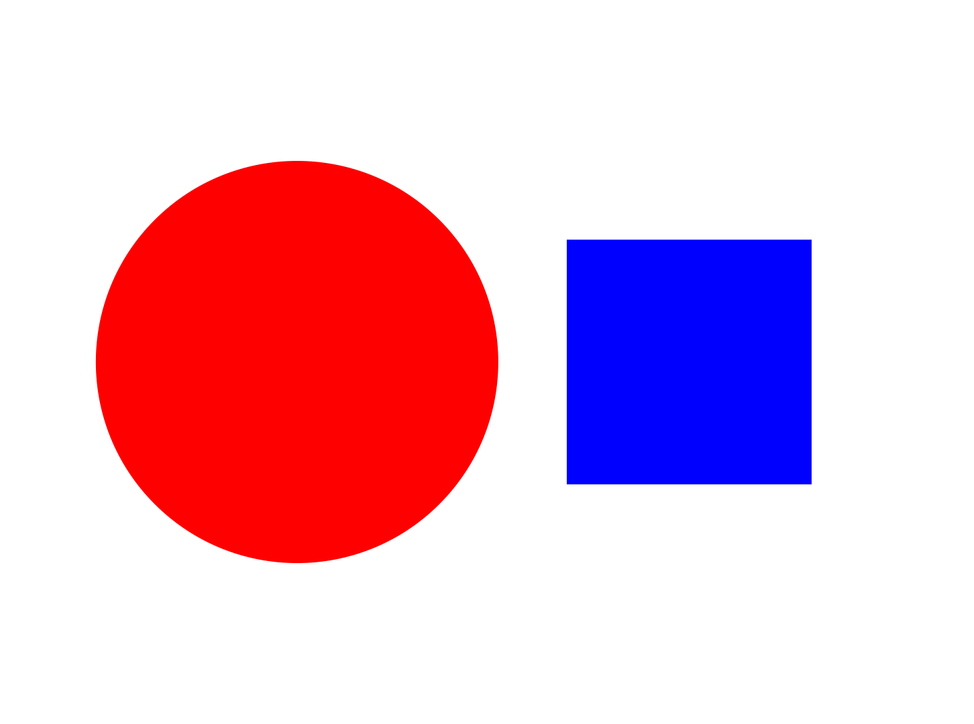
#> input picture Task_1A/Task_1A_Part1/Samples/Sample1.png, 974 x 724 px, shrunk from 1452 x 1080 before the run, found by its file name; its folder holds only this picture in this run
$ python TASK1A.py
#> lines starting #> are read from the running program, lines starting #| are printed output that depends on the picture; after the words box and inside, x2 and y2 are one past the last pixel; in counts of white or black regions, pixels touching at a corner belong together


'''
*****************************************************************************************
*
*        		===============================================
*           		Nirikshak Bot (NB) Theme (eYRC 2020-21)
*        		===============================================
*
*  This script is to implement Task 1A - Part 1 of Nirikshak Bot (NB) Theme (eYRC 2020-21).
*
*  This software is made available on an "AS IS WHERE IS BASIS".
*  Licensee/end user indemnifies and will keep e-Yantra indemnified from
*  any and all claim(s) that emanate from the use of the Software or
*  breach of the terms of this agreement.
*
*  e-Yantra - An MHRD project under National Mission on Education using ICT (NMEICT)
*
*****************************************************************************************
'''

# Team ID:			[1631]
# Author List:		[ Anushree Sabnis ]
# Filename:			task_1a_part1.py
# Functions:		scan_image
# 					[ Comma separated list of functions in this file ]
# Global variables:	shapes
# 					[ List of global variables defined in this file ]


####################### IMPORT MODULES #######################
## You are not allowed to make any changes in this section. ##
## You have to implement this task with the three available ##
## modules for this task (numpy, opencv, os)                ##
##############################################################
import cv2
import numpy as np
import os
##############################################################


# Global variable for details of shapes found in image and will be put in this dictionary, returned from scan_image function
shapes = {}
shapespure = []


################# ADD UTILITY FUNCTIONS HERE #################
## You can define any utility functions for your code.      ##
## Please add proper comments to ensure that your code is   ##
## readable and easy to understand.                         ##
##############################################################


##############################################################


def scan_image(img_file_path):


    """
    Purpose:
    ---
    this function takes file path of an image as an argument and returns dictionary
    containing details of colored (non-white) shapes in that image
    Input Arguments:
    ---
    `img_file_path` :		[ str ]
        file path of image
    Returns:
    ---
    `shapes` :              [ dictionary ]
        details of colored (non-white) shapes present in image at img_file_path
        { 'Shape' : ['color', Area, cX, cY] }

    Example call:
    ---
    shapes = scan_image(img_file_path)
    """
#> called with img_file_path = 'Samples/Sample1.png'

    global shapes

    ##############	ADD YOUR CODE HERE	##############

    shapes = {}
    img = cv2.imread(img_file_path)
#> img is the input picture: shape (724, 974, 3); mean B, G, R 209, 187.3, 233.3
    img_gray = cv2.cvtColor(img,cv2.COLOR_BGR2GRAY)
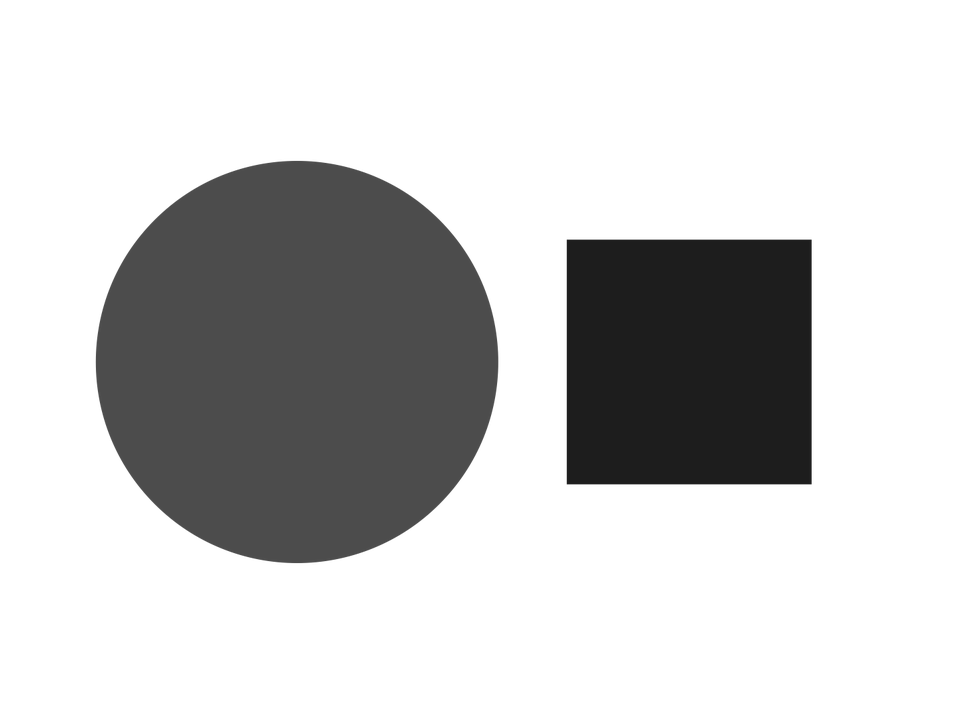
#> img_gray: shape (724, 974); min 29, max 255, mean 203.5
    #ret, thresh2 = cv2.threshold(img_gray,127,255,0,cv2.THRESH_BINARY_INV)
    thresh = cv2.Canny(img_gray,80,160)
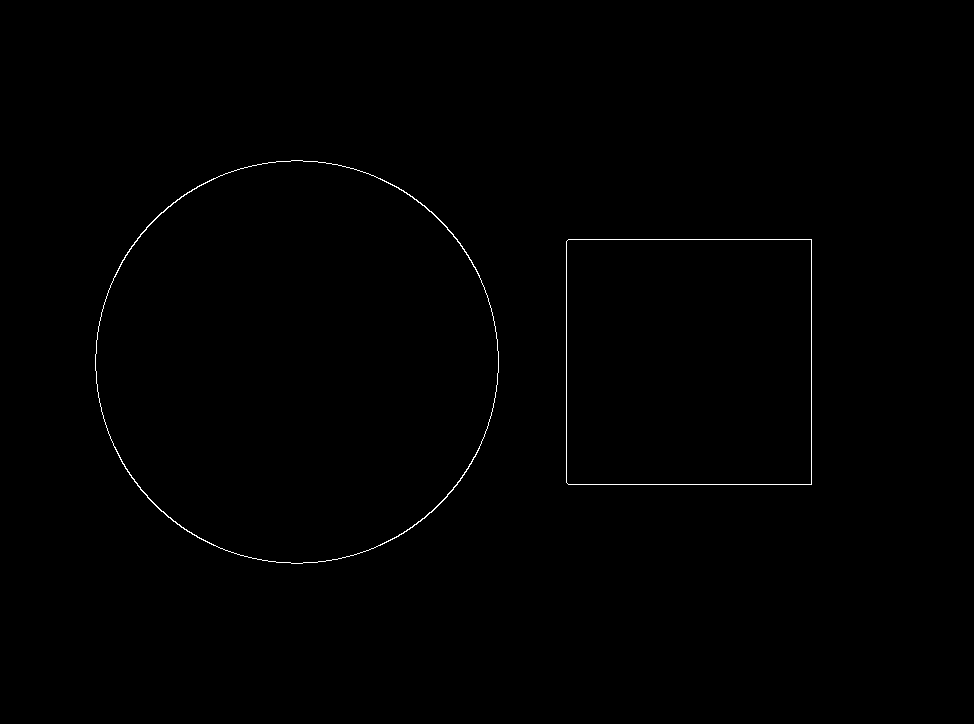
#> thresh: shape (724, 974); 0.35% white in thin lines or dots, all inside (x1, y1, x2, y2) = (95, 160, 812, 564)
    contours, hierarchy = cv2.findContours(thresh,cv2.RETR_EXTERNAL,cv2.CHAIN_APPROX_SIMPLE)
#> contours = 2 contours; box (x1, y1, x2, y2) and area: (95, 160, 499, 564) 127337, (566, 239, 812, 485) 60021
    contours = sorted(contours, key=cv2.contourArea, reverse=True)
    font = cv2.FONT_HERSHEY_COMPLEX
    for cnt in contours:
        approx = cv2.approxPolyDP(cnt,0.01*cv2.arcLength(cnt,True),True)
        cv2.drawContours(img,[approx],0,(0),5)
        x = approx.ravel()[0]
        y = approx.ravel()[1]
        M = cv2.moments(cnt)
        cx = int(M["m10"]/M["m00"])
        cy = int(M["m01"]/M["m00"])
        area = cv2.contourArea(cnt)
        (b,g,r) = img[cy,cx]
        if b>g and b>r:
            color = "blue"
        elif g>b and g>r:
            color = "green"
        elif r>b and r>g:
            color = "red"
        else:
            color = "none"
        if len(approx)==3:
            shapes["Triangle"] = [color,area,cx,cy]


        elif len(approx)==4:
            #cv2.putText(test_img_2_gray,"Rectangle",(x,y),font,1,(0))
            #print("quad")
            (a,b,c,d) = cv2.boundingRect(approx)
            #print(a,b,c,d)
            ar = c/float(d)
            print(ar)
            if ar>0.95 and ar<1.05:
                shapespure.append("Square")
                shapes["Square"]=[color,area,cx,cy]

                #cv2.putText(quad_img_gray,"Square",(x,y),font,0.5,(0))
            elif ar>1.5 and ar<2:
                shapespure.append("Rhombus")
                shapes["Rhombus"]=[color,area,cx,cy]
                #print("rhomb")
                #cv2.putText(quad_img_gray,"Rhombus",(x,y),font,0.5,(0))
            elif ar>1.05 and ar<1.5:
                shapespure.append("Rectangle")
                shapes["Rectangle"]=[color,area,cx,cy]
                #print("rect")tas
                #cv2.putText(test_img_2_gray,"Rectangle",(x,y),font,1,(0))
            elif ar>1.4 and ar<1.5:
                shapespure.append("Trapezium")
                shapes["Trapezium"]=[color,area,cx,cy]
                #print("trap")
                #cv2.putText(test_img_2_gray,"trap",(x,y),font,1,(0))
            elif ar>2 and ar<3:
                shapespure.append("Parallelogram")
                shapes["Parallelogram"]=[color,area,cx,cy]
                #print("Parallelogram")
                #cv2.putText(test_img_2_gray,"Parallelogram",(x,y),font,1,(0))
        elif len(approx)==5:
            shapespure.append("Pentagon")
            shapes["Pentagon"]=[color,area,cx,cy]
        elif len(approx)==6:
            shapespure.append("Hexagon")
            shapes["Hexagon"]=[color,area,cx,cy]
        elif len(approx)>6:
            shapespure.append("Circle")
            shapes["Circle"]=[color,area,cx,cy]
#> this loop made 2 passes
#> (approx, x, y, cx, cy, area, g) on pass 2: ([[568, 239], [566, 482], [811, 484], [811, 239]], 568, 239, 688, 361, 60021, 0)
#> (x, y, cx, cy, area, g, r) on pass 1: (291, 160, 296, 361, 127337, 0, 255)
#| 1.0
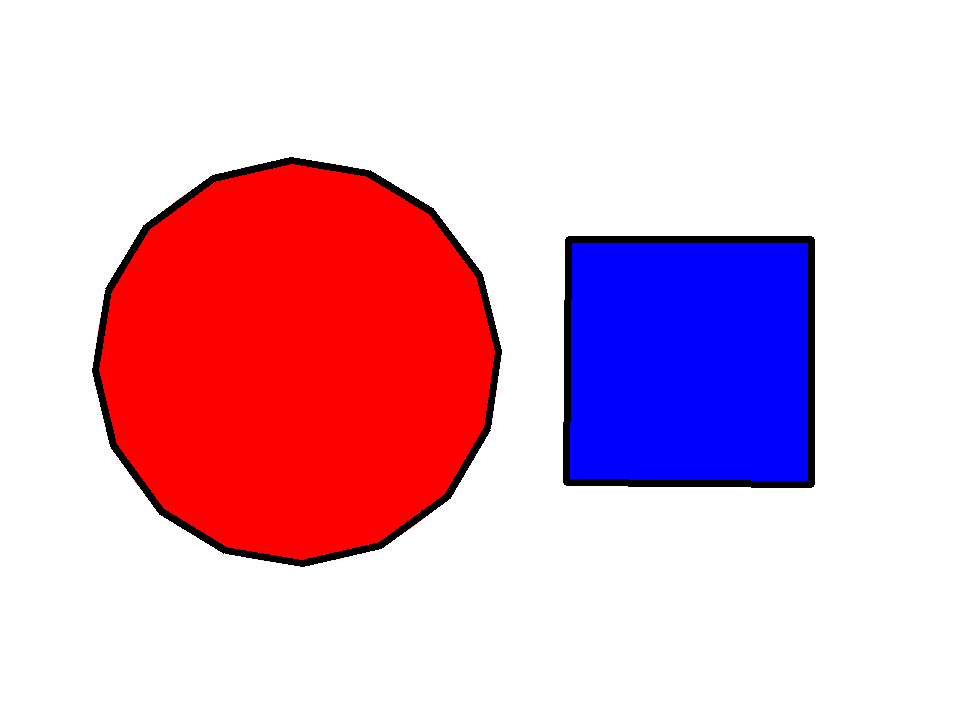
#> img: shape (724, 974, 3); 2.23% of pixels changed, all inside (x1, y1, x2, y2) = (92, 157, 815, 567)
#> after the loop, shapes = {'Circle': ['red', 127337, 296, 361], 'Square': ['blue', 60021, 688, 361]}; shapespure = ['Circle', 'Square']


	##################################################

    return shapes


# NOTE:	YOU ARE NOT ALLOWED TO MAKE ANY CHANGE TO THIS FUNCTION
#
# Function Name:    main
#        Inputs:    None
#       Outputs:    None
#       Purpose:    the function first takes 'Sample1.png' as input and runs scan_image function to find details
#                   of colored (non-white) shapes present in 'Sample1.png', it then asks the user whether
#                   to repeat the same on all images present in 'Samples' folder or not

if __name__ == '__main__':

    curr_dir_path = os.getcwd()
    print('Currently working in '+ curr_dir_path)

    # path directory of images in 'Samples' folder
    img_dir_path = curr_dir_path + '/Samples/'

    # path to 'Sample1.png' image file
    file_num = 1
    img_file_path = img_dir_path + 'Sample' + str(file_num) + '.png'

    print('\n============================================')
    print('\nLooking for Sample' + str(file_num) + '.png')

    if os.path.exists('Samples/Sample' + str(file_num) + '.png'):
        print('\nFound Sample' + str(file_num) + '.png')

    else:
        print('\n[ERROR] Sample' + str(file_num) + '.png not found. Make sure "Samples" folder has the selected file.')
        exit()

    print('\n============================================')

    try:
        print('\nRunning scan_image function with ' + img_file_path + ' as an argument')
        shapes = scan_image(img_file_path)

        if type(shapes) is dict:
            print(shapes)
#| {'Circle': ['red', 127337.0, 296, 361], 'Square': ['blue', 60021.0, 688, 361]}
            print('\nOutput generated. Please verify.')

        else:
            print('\n[ERROR] scan_image function returned a ' + str(type(shapes)) + ' instead of a dictionary.\n')
            exit()

    except Exception:
        print('\n[ERROR] scan_image function is throwing an error. Please debug scan_image function')
        exit()

    print('\n============================================')

    choice = input('\nWant to run your script on all the images in Samples folder ? ==>> "y" or "n": ')
#> the answer given: Task_1A/Task_1A_Part1/Samples

    if choice == 'y':

        file_count = 2

        for file_num in range(file_count):

            # path to image file
            img_file_path = img_dir_path + 'Sample' + str(file_num + 1) + '.png'

            print('\n============================================')
            print('\nLooking for Sample' + str(file_num + 1) + '.png')

            if os.path.exists('Samples/Sample' + str(file_num + 1) + '.png'):
                print('\nFound Sample' + str(file_num + 1) + '.png')

            else:
                print('\n[ERROR] Sample' + str(file_num + 1) + '.png not found. Make sure "Samples" folder has the selected file.')
                exit()

            print('\n============================================')

            try:
                print('\nRunning scan_image function with ' + img_file_path + ' as an argument')
                shapes = scan_image(img_file_path)

                if type(shapes) is dict:
                    print(shapes)
                    print('\nOutput generated. Please verify.')

                else:
                    print('\n[ERROR] scan_image function returned a ' + str(type(shapes)) + ' instead of a dictionary.\n')
                    exit()

            except Exception:
                print('\n[ERROR] scan_image function is throwing an error. Please debug scan_image function')
                exit()

            print('\n============================================')

    else:
        print('')
